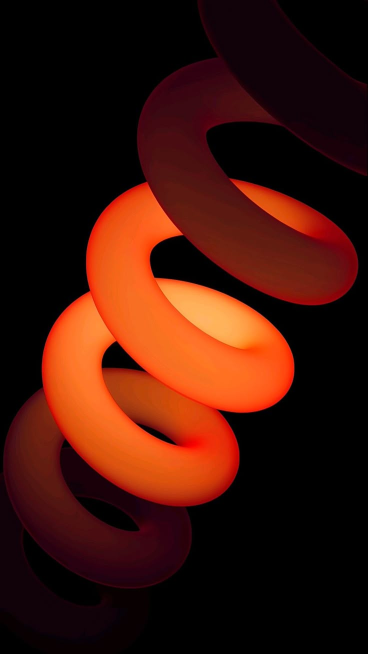
#> input picture .claude/skills/jc-design-system/assets/objet-06-coil.png, 736 x 1308 px (shown at 1/2 size)
$ python -i build_deck2.py   (imports and definitions only)
#> lines starting #> are read from the running program, lines starting #| are printed output that depends on the picture
# -*- coding: utf-8 -*-
"""리멤버 MICE 솔루션 소개서 v2 — 섹션 순서 가변(솔루션 우선 / 팀 우선) 빌드 스크립트."""
import os, sys
sys.path.insert(0, os.path.dirname(os.path.abspath(__file__)))
from remember_kit import *
from PIL import Image, ImageDraw, ImageOps
from pptx.util import Inches, Pt
from pptx.enum.text import PP_ALIGN, MSO_ANCHOR

SCR = os.path.dirname(os.path.dirname(os.path.abspath(__file__)))
IMG = os.path.join(SCR, "img")
SKILLS = r"C:\Users\Jinchul Lee\AppData\Roaming\Claude\local-agent-mode-sessions\skills-plugin\42d3cd4d-ae05-4e24-bd4e-cf117d75612c\e19e80d1-4484-489b-bf31-cb6d61aa52c1\skills"
ASSETS = os.path.join(SKILLS, "jc-design-system", "assets")  # 로고·오브제 정본 (구 jc-remember-html 폐합)
# [1 line not run here, left out]

def P(sub, name): return os.path.join(IMG, sub, name)

# [6 lines left out: function circle_png, not called in this run]

def gray_png(src, out, size=(600, 800)):
#> called with out = 'out.png', size = (600, 800)
    im = Image.open(src).convert("L"); im = ImageOps.fit(im, size); im = ImageOps.autocontrast(im)
#> after `im = Image.open(src).convert('L')`:
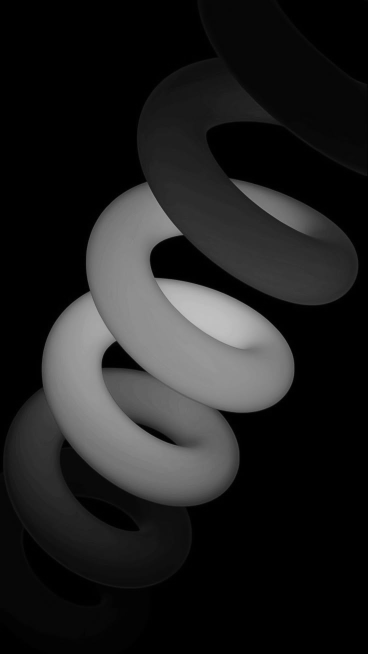
#> im: PIL image 736x1308 L (shown at 1/2 size); min 0, max 195, mean 31.9
#> after `im = ImageOps.fit(im, size)`:
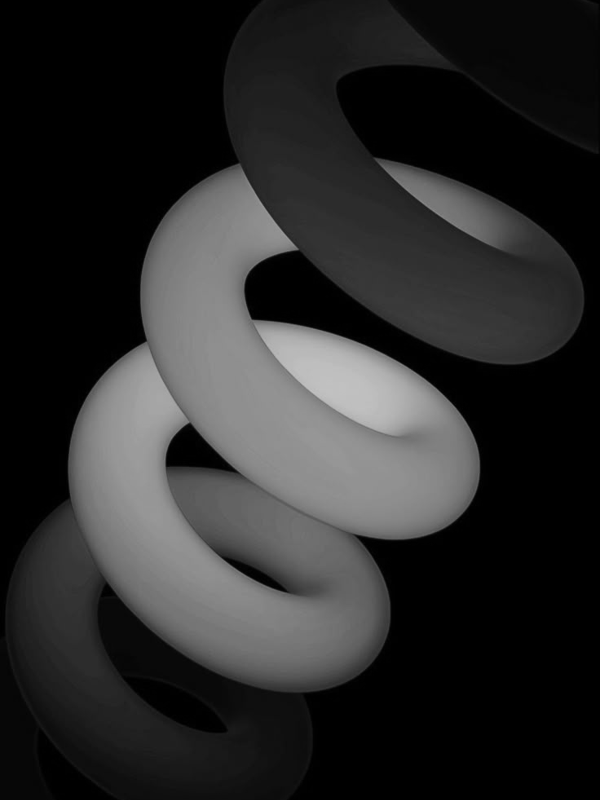
#> im: PIL image 600x800 L; min 0, max 193, mean 41.8
#> after `im = ImageOps.autocontrast(im)`:
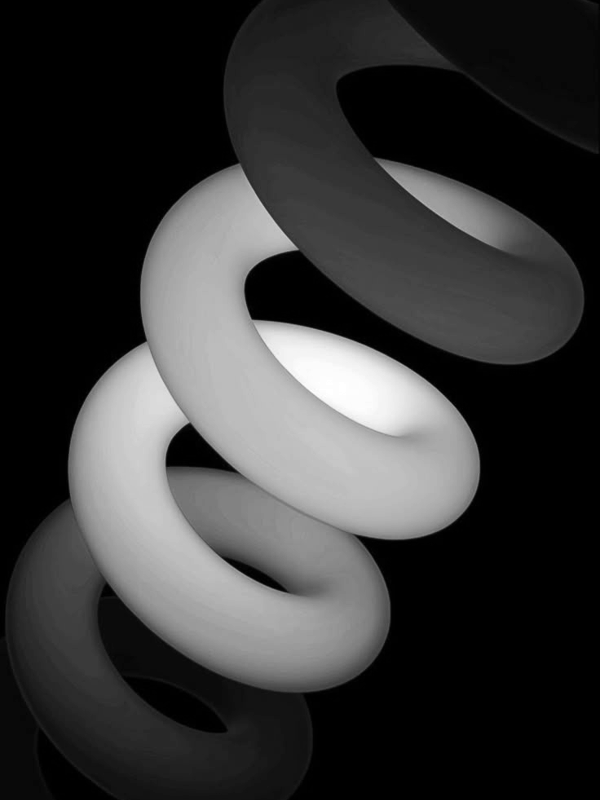
#> im: PIL image 600x800 L; min 0, max 255, mean 54.9
    im.convert("RGB").save(out); return out

O, OD, OS, OT = T["orange"], T["orange_deep"], T["orange_soft"], T["orange_tint"]
INK, SUB, MUT, BR, CH = T["ink"], T["ink_sub"], T["warm_gray"], T["brown"], T["charcoal"]
ST = T["steel"]
DOC = "리멤버 MICE 솔루션 소개서"

# ══════════════════════════════════════════════════════════════════
# 섹션별 슬라이드 함수 — (d, eb, ft) : eyebrow 문자열 / footer 섹션명
# ══════════════════════════════════════════════════════════════════

# ── 01 문제 정의 ─────────────────────────────────────────────────
# [586 lines left out: functions s_quote, s_funnel, s_links, s_data, s_target, s_compare and 22 more, not called in this run]

# ══════════════════════════════════════════════════════════════════
# 섹션 정의 및 변형(variant)
# ══════════════════════════════════════════════════════════════════
SECTIONS = {
    "problem": dict(short="문제 정의", title="행사는 성공했는데,\n매출은 왜 없을까", toc="문제 정의", toc_desc="행사는 성공했는데, 매출은 왜 없을까",
                    summary="사전등록자의 절반은 오지 않고, 온 사람의 절반은 의사결정권자가 아닙니다.\n예산이 새는 두 지점부터 확인합니다.", photo=("webinar", "w001.jpg"),
                    slides=[s_quote, s_funnel, s_links]),
    "why": dict(short="왜 리멤버인가", title="왜 리멤버 MICE만\n가능한가", toc="왜 리멤버 MICE인가", toc_desc="명단을 가진 회사가 직접 초청하고 운영하는, 유일한 구조",
                summary="명단을 가진 회사가 직접 초청하고, 운영하고, 계약까지 잇습니다.\n데이터·모객·운영·세일즈를 한 계약에 담는 사업자는 리멤버가 유일합니다.", photo=("webinar", "w014.jpg"),
                slides=[s_data, s_target, s_compare, s_showup, s_showup_results, s_sales, s_unique]),
    "solution": dict(short="솔루션 구조", title="솔루션 구조와\n프로세스", toc="솔루션 구조와 프로세스", toc_desc="8주 표준 일정, 한 계약의 범위, 형식별 가이드",
                     summary="8주면 됩니다. 명단·초청·RSVP부터 베뉴, 무대, 현장 인력, 사후 리포트까지\n한 계약으로. 나눠 발주하고 조율할 일이 없습니다.", photo=("webinar", "w000.jpg"),
                     slides=[s_timeline, s_scope, s_formats, s_lineup, s_report]),
    "team": dict(short="MICE 비즈팀", title="리멤버\nMICE 비즈팀", toc="리멤버 MICE 비즈팀", toc_desc="국제회의부터 박람회까지, 18년 MICE 운영 전문가와 데이터 전문가들",
                 summary="데이터 회사 안에 MICE 전문 조직이 있습니다.\n국제회의부터 박람회까지 운영해 온 전문가들이 리멤버 데이터 위에서 일합니다.", photo=("webinar", "w007.jpg"),
                 slides=[s_org, s_leader, s_members, s_dataleaders, s_expertise, s_venue]),
    "refs": dict(short="레퍼런스", title="레퍼런스", toc="레퍼런스", toc_desc="2026년 실행 현장과 성과 수치, 자사 주최 컨퍼런스",
                 summary="2026년, 매달 현장에서 검증되고 있습니다.\n보안·이커머스·물류·리테일·SaaS 고객사의 행사와, 리멤버가 직접 여는 컨퍼런스.", photo=("webinar", "w013.jpg"),
                 slides=[s_collage, s_reftable, s_kpi, s_own]),
    "start": dict(short="시작하기", title=None, toc="시작하기", toc_desc="이메일 한 통으로 초청 후보 모수부터", summary=None, photo=None, slides=[s_next]),
}

VARIANTS = {
    "A_솔루션우선": dict(order=["problem", "why", "solution", "team", "refs", "start"],
                     title=[("타겟부터 ", INK), ("계약", O), ("까지,\n하나의 데이터로.", INK)],
                     sub="검증된 프로필 500만이 초청하고, 전문가가 운영하고, 데이터로 증명합니다.",
                     toc_title="성과가 남는 행사는\n어떻게 다른가"),
    "B_팀우선": dict(order=["team", "refs", "problem", "why", "solution", "start"],
                   title=[("행사를 아는 사람들이,\n", INK), ("데이터", O), ("로 초청합니다.", INK)],
                   sub="18년 MICE 운영 전문가 팀과 검증된 프로필 500만이 함께 만드는 행사.",
                   toc_title="누가 만들고,\n무엇이 다른가"),
}

# [39 lines left out: function build, not called in this run]

# [3 lines not run here, left out]

>>> result = gray_png('../../../jc-design-system/assets/objet-06-coil.png', 'out.png')

$ run again, on .claude/skills/jc-design-system/assets/objet-01-bulb.png
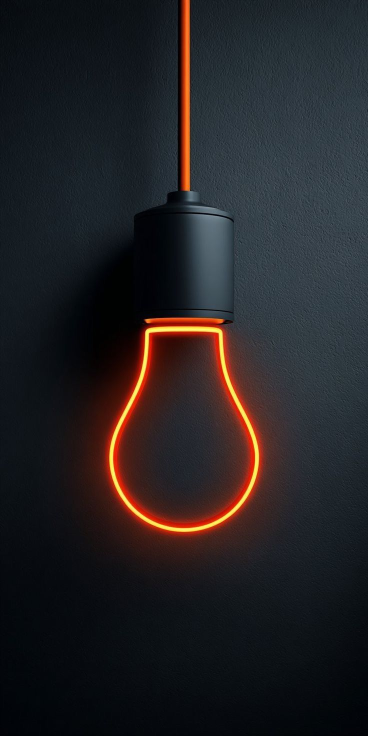
#> input picture .claude/skills/jc-design-system/assets/objet-01-bulb.png, 736 x 1472 px (shown at 1/2 size)
#> in gray_png, `im = Image.open(src).convert('L')`:
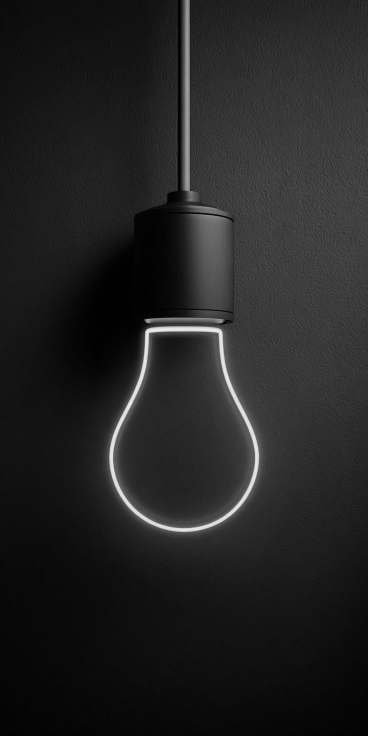
#> im: PIL image 736x1472 L (shown at 1/2 size); min 0, max 240, mean 34.5
#> in gray_png, `im = ImageOps.fit(im, size)`:
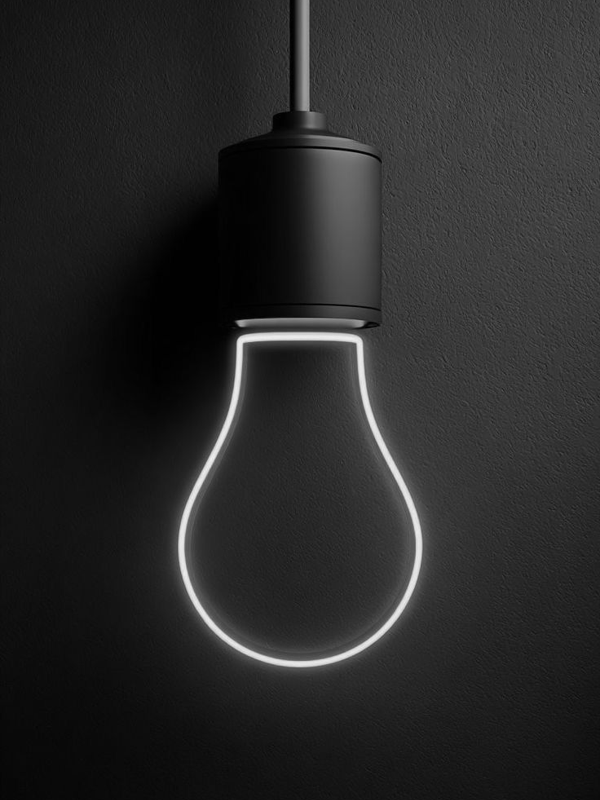
#> im: PIL image 600x800 L; min 0, max 239, mean 40.3

$ run again, on .claude/skills/jc-design-system/assets/objet-02-torn.png
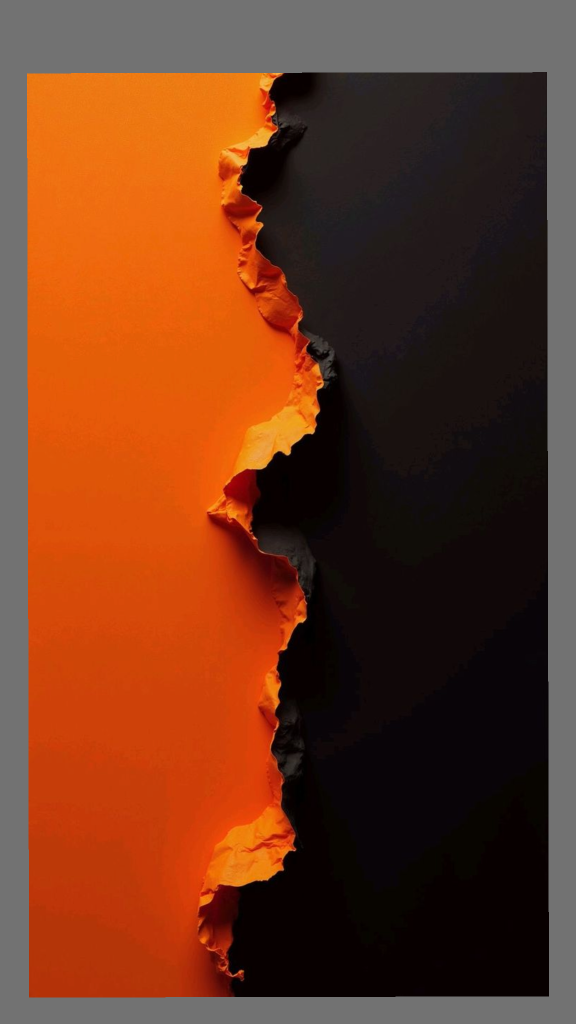
#> input picture .claude/skills/jc-design-system/assets/objet-02-torn.png, 1152 x 2048 px (shown at 1/2 size)
#> in gray_png, `im = ImageOps.fit(im, size)`:
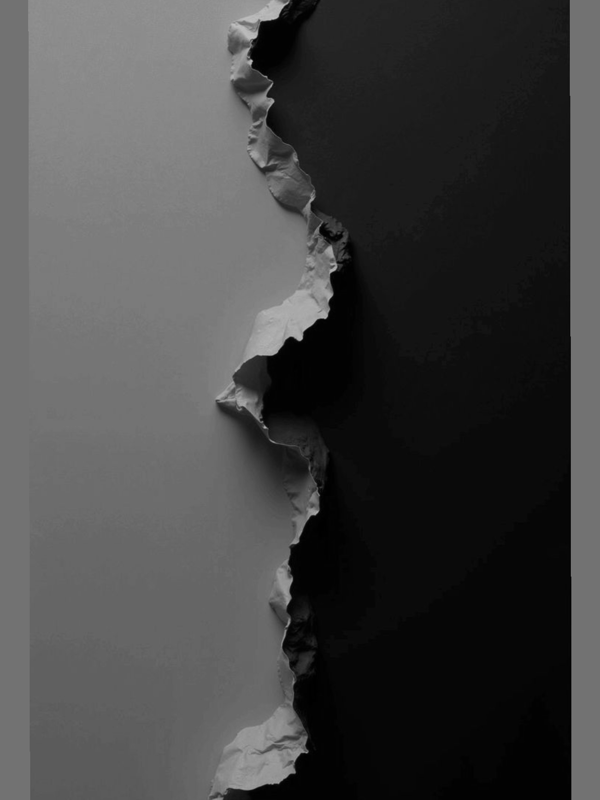
#> im: PIL image 600x800 L; min 0, max 192, mean 67.7
#> in gray_png, `im = ImageOps.autocontrast(im)`:
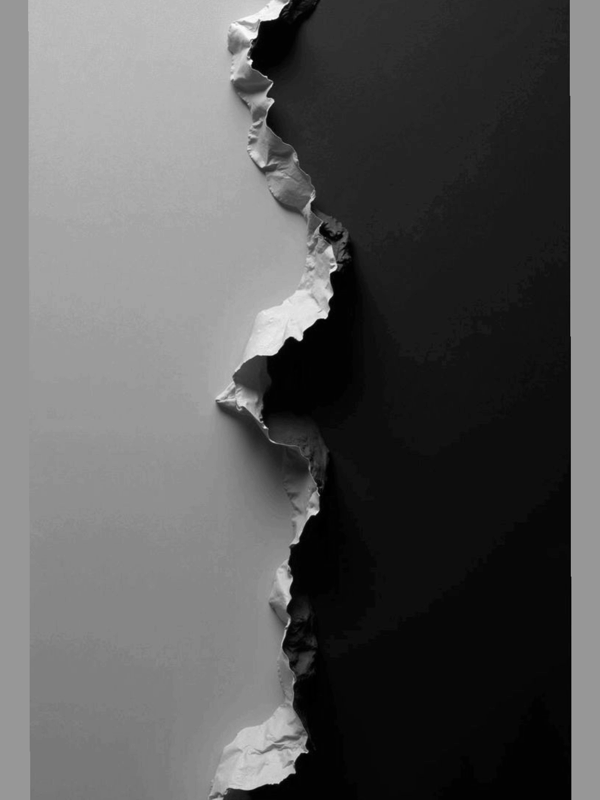
#> im: PIL image 600x800 L; min 0, max 255, mean 89.4

$ run again, on .claude/skills/jc-design-system/assets/objet-03-slit.png
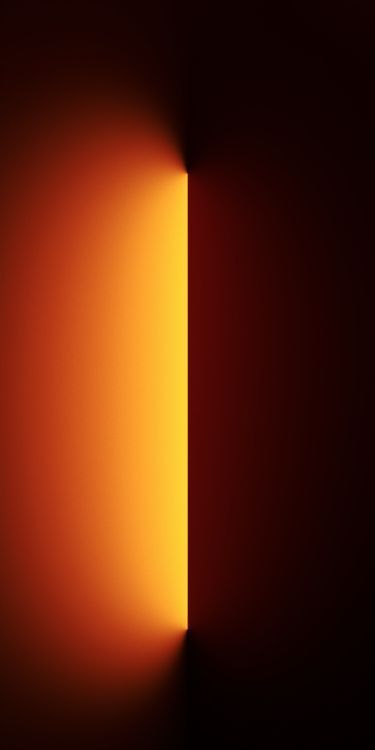
#> input picture .claude/skills/jc-design-system/assets/objet-03-slit.png, 375 x 750 px
#> in gray_png, `im = Image.open(src).convert('L')`:
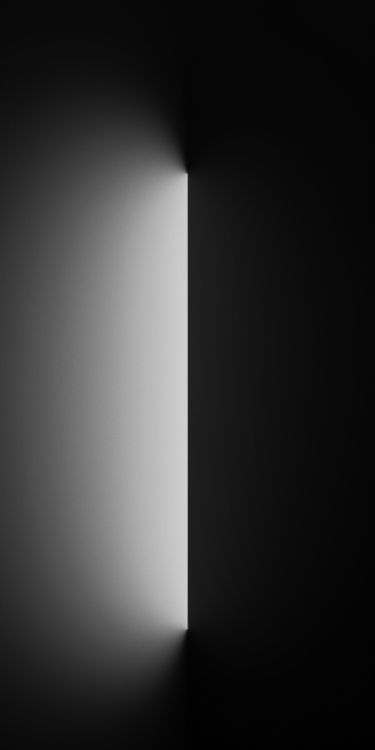
#> im: PIL image 375x750 L; min 1, max 209, mean 48.5
#> im: PIL image 600x800 L
#> in gray_png, `im = ImageOps.autocontrast(im)`:
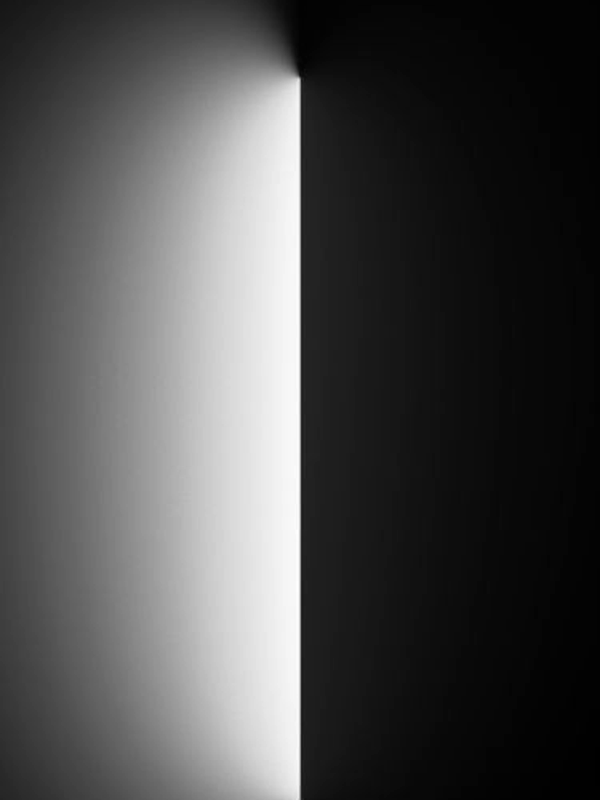
#> im: PIL image 600x800 L; min 0, max 255, mean 76.2
